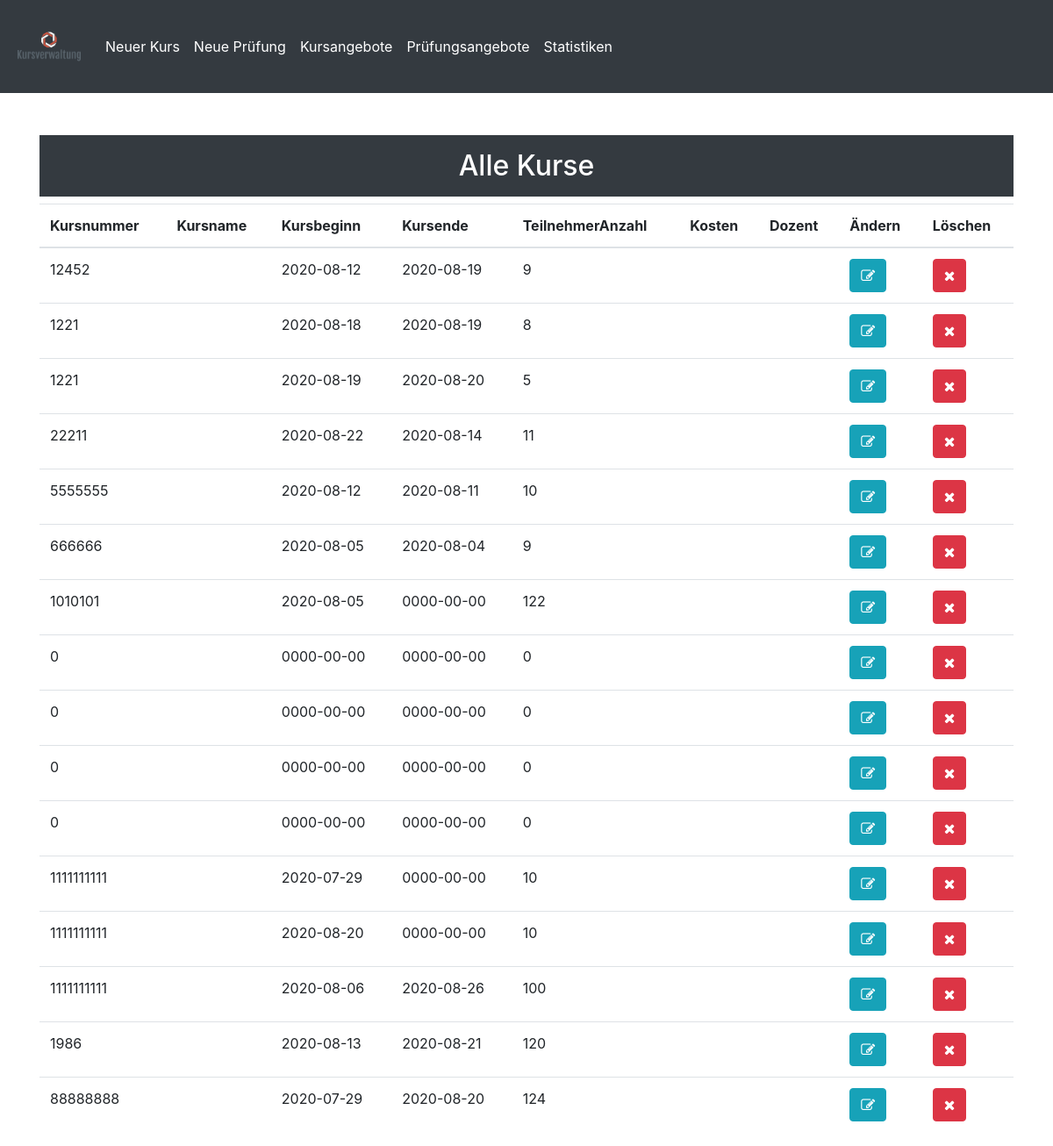
/admin/kListeAdmin.php, run on an earlier commit of the app's database.
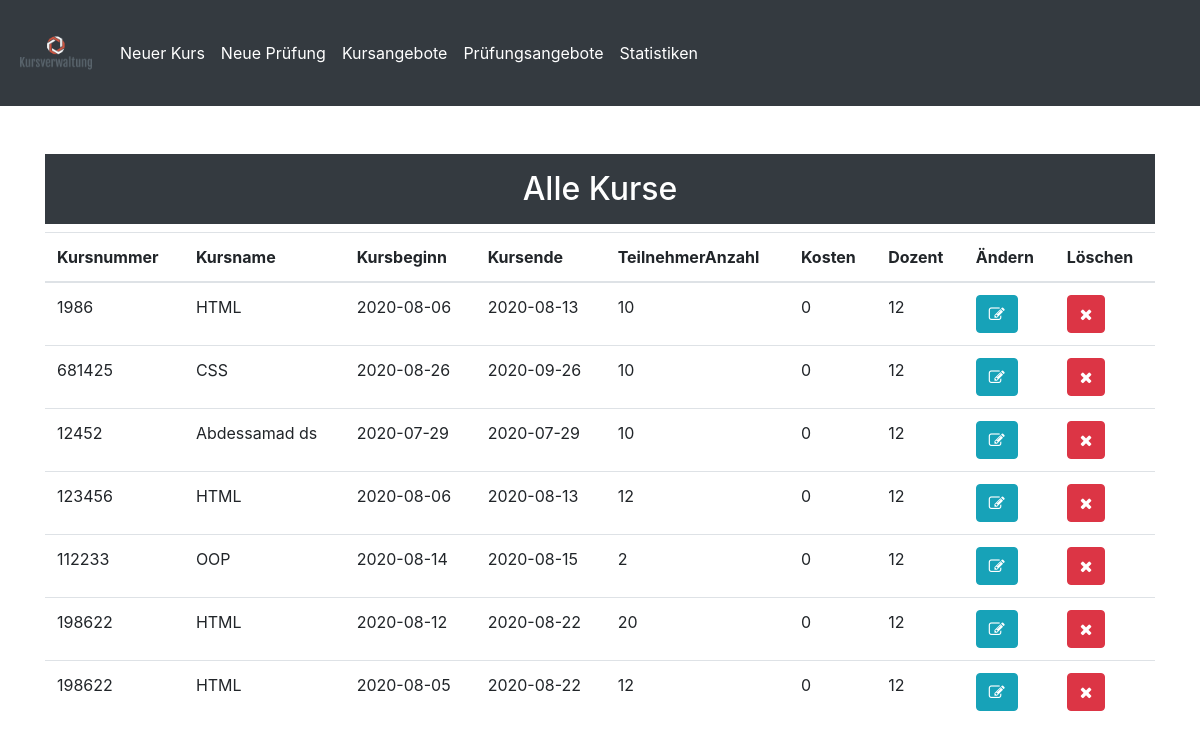
And on a later commit of the database.
### tables this page shows
CREATE TABLE `kurs` (
  `kursID` int(11) NOT NULL,
  `kursNummer` int(11) NOT NULL,
  `kursName` varchar(255) NOT NULL,
  `kursBeginn` date NOT NULL,
  `kursEnde` date NOT NULL,
  `teilnehmerAnzahl` int(11) NOT NULL,
  `dozentID` int(11) NOT NULL,
  `kosten` decimal(10,0) NOT NULL,
  `kursCreated` timestamp NOT NULL DEFAULT current_timestamp()
);

### class/database.php (called while the page is built, shortened)
<?php
class Database
{
  private $serverName = "localhost";
  private $userName = "root";
  private $password = "";
  private $dbName = "kursverwaltung";
  private $con;
  public function __construct()
  {
    $this->con = new mysqli($this->serverName, $this->userName, $this->password, $this->dbName);
  }
   public function read($table)
   {
     $sql="SELECT * FROM $table";
     $result = mysqli_query($this->con, $sql);
     while($row = mysqli_fetch_assoc($result))
      {
        $data[] = $row;
      }
       return $data;
    }
}
 ?>

### admin/kListeAdmin.php (the view, shortened to what this page needs)
<?php
include('incAdmin\header.php');
?>
<div class="container">
  <div class="row">
    <div class="col-sm-12">
      <h2 class="p-3 col text-center mt-5 text-white bg-dark"> Alle Kurse </h2>
      <table class="table">
        <thead>
         <tr>
          <th scope="col"> Kursnummer </th>
          <th scope="col"> Kursname </th>
          <th scope="col"> Kursbeginn </th>
          <th scope="col"> Kursende </th>
          <th scope="col"> TeilnehmerAnzahl </th>
          <th scope="col"> Kosten </th>
          <th scope="col"> Dozent </th>
          <th scope="col"> Ändern </th>
          <th scope="col"> Löschen </th>
         </tr>
        </thead>
      <tbody>
        <?php foreach ($db->read('kurs') as $row): ?>
          <tr>
            <td scope="row"><?php echo $row['kursNummer'] ?></td>
            <td scope="row"><?php echo $row['kursName'] ?></td>
            <td scope="row"><?php echo $row['kursBeginn'] ?></td>
            <td scope="row"><?php echo $row['kursEnde'] ?></td>
            <td scope="row"><?php echo $row['teilnehmerAnzahl'] ?></td>
            <td scope="row"><?php echo $row['kosten'] ?></td>
            <td scope="row"><?php echo $row['dozentID'] ?></td>
            <td>
             <a href="kEdite.php?id=<?php echo $row['kursID']?>" class="btn btn-info"><i class="fa fa-edit"></i></a>
            </td>
            <td>
             <a href="kDelete.php?id=<?php echo $row['kursID']?>" class="btn btn-danger"><i class="fa fa-close"></i></a>
            </td>
          </tr>
          <?php endforeach; ?>
        </tbody>
      </div>
  </div>
</div>

What changed in the data, as far as the page shows it:
removed kurs: kursNummer "12452", kursBeginn "2020-08-12", kursEnde "2020-08-19", teilnehmerAnzahl "9"
removed kurs: kursNummer "1221", kursBeginn "2020-08-18", kursEnde "2020-08-19", teilnehmerAnzahl "8"
removed kurs: kursNummer "1221", kursBeginn "2020-08-19", kursEnde "2020-08-20", teilnehmerAnzahl "5"
removed kurs: kursNummer "22211", kursBeginn "2020-08-22", kursEnde "2020-08-14", teilnehmerAnzahl "11"
removed kurs: kursNummer "5555555", kursBeginn "2020-08-12", kursEnde "2020-08-11", teilnehmerAnzahl "10"
removed kurs: kursNummer "666666", kursBeginn "2020-08-05", kursEnde "2020-08-04", teilnehmerAnzahl "9"
removed kurs: kursNummer "1010101", kursBeginn "2020-08-05", kursEnde "0000-00-00", teilnehmerAnzahl "122"
removed kurs: kursNummer "0", kursBeginn "0000-00-00", kursEnde "0000-00-00", teilnehmerAnzahl "0"
removed kurs: kursNummer "0", kursBeginn "0000-00-00", kursEnde "0000-00-00", teilnehmerAnzahl "0"
removed kurs: kursNummer "0", kursBeginn "0000-00-00", kursEnde "0000-00-00", teilnehmerAnzahl "0"
removed kurs: kursNummer "0", kursBeginn "0000-00-00", kursEnde "0000-00-00", teilnehmerAnzahl "0"
removed kurs: kursNummer "1111111111", kursBeginn "2020-07-29", kursEnde "0000-00-00", teilnehmerAnzahl "10"
removed kurs: kursNummer "1111111111", kursBeginn "2020-08-20", kursEnde "0000-00-00", teilnehmerAnzahl "10"
removed kurs: kursNummer "1111111111", kursBeginn "2020-08-06", kursEnde "2020-08-26", teilnehmerAnzahl "100"
removed kurs: kursNummer "1986", kursBeginn "2020-08-13", kursEnde "2020-08-21", teilnehmerAnzahl "120"
removed kurs: kursNummer "88888888", kursBeginn "2020-07-29", kursEnde "2020-08-20", teilnehmerAnzahl "124"
added kurs: kursNummer "1986", kursName "HTML", kursBeginn "2020-08-06", kursEnde "2020-08-13", teilnehmerAnzahl "10", kosten "0", dozentID "12"
added kurs: kursNummer "681425", kursName "CSS", kursBeginn "2020-08-26", kursEnde "2020-09-26", teilnehmerAnzahl "10", kosten "0", dozentID "12"
added kurs: kursNummer "12452", kursName "Abdessamad ds", kursBeginn "2020-07-29", kursEnde "2020-07-29", teilnehmerAnzahl "10", kosten "0", dozentID "12"
added kurs: kursNummer "123456", kursName "HTML", kursBeginn "2020-08-06", kursEnde "2020-08-13", teilnehmerAnzahl "12", kosten "0", dozentID "12"
added kurs: kursNummer "112233", kursName "OOP", kursBeginn "2020-08-14", kursEnde "2020-08-15", teilnehmerAnzahl "2", kosten "0", dozentID "12"
added kurs: kursNummer "198622", kursName "HTML", kursBeginn "2020-08-12", kursEnde "2020-08-22", teilnehmerAnzahl "20", kosten "0", dozentID "12"
added kurs: kursNummer "198622", kursName "HTML", kursBeginn "2020-08-05", kursEnde "2020-08-22", teilnehmerAnzahl "12", kosten "0", dozentID "12"
